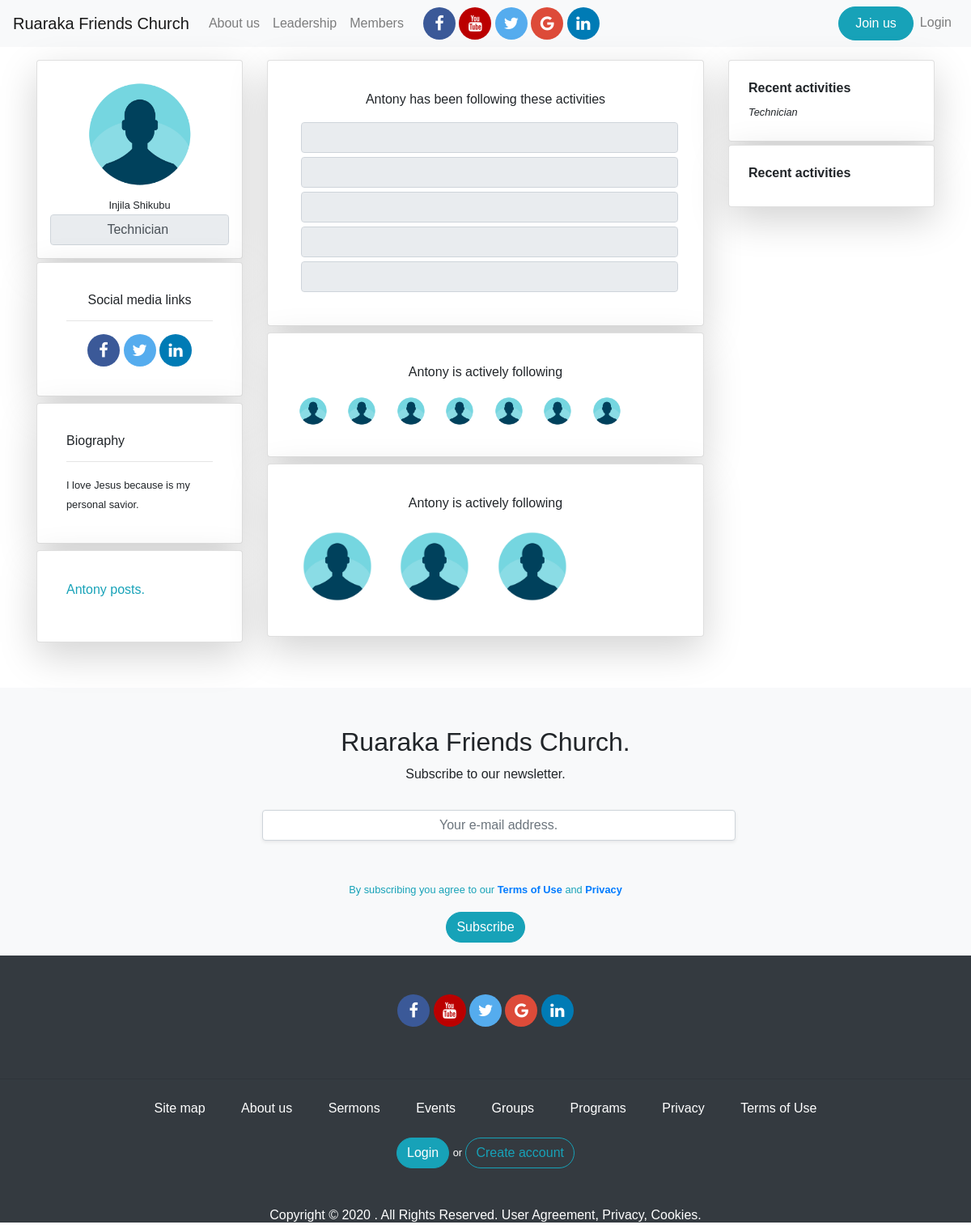
Before: /profile/Antony with the older database file.
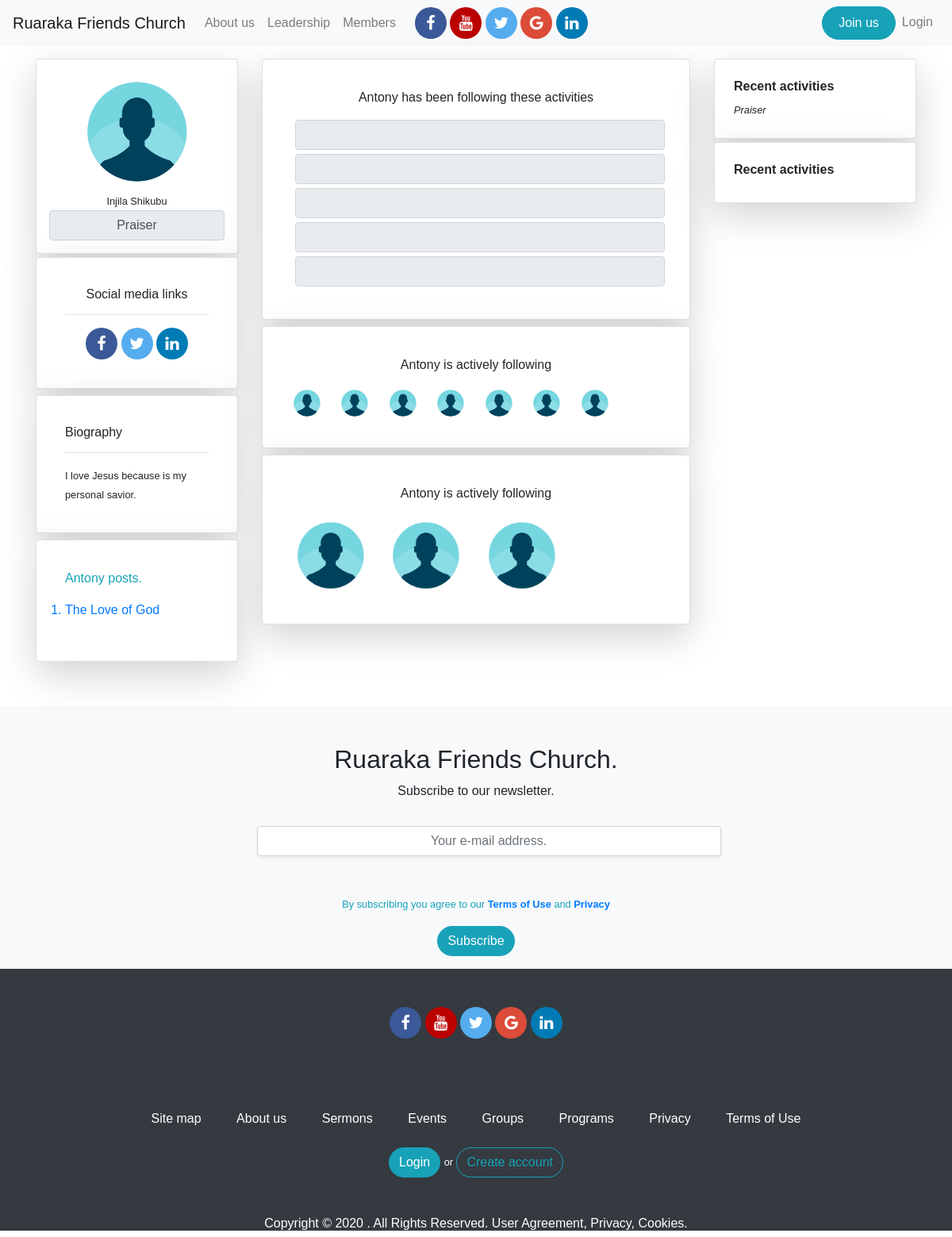
After: the same page with the newer database file.
### app/models.py (models this page shows, shortened)
class User(UserMixin,db.Model):
	id = db.Column(db.Integer, primary_key=True)
	username = db.Column(db.String(124), index=True,unique=True)
	firstname = db.Column(db.String(124), index=True)
	lastname = db.Column(db.String(124), index=True)
	email = db.Column(db.String(124), index=True, unique=True)
	password_hash = db.Column(db.String(124), index=True, unique=True)
	about_me = db.Column(db.String(150))
	avatar = db.Column(db.String(150))
	role = db.Column(db.String(124), index=True)
	posts = db.relationship('Post', backref='author', lazy='dynamic')

class Post(db.Model):
	id = db.Column(db.Integer, primary_key=True)
	title = db.Column(db.String(124), index=True)
	body = db.Column(db.String(500), index=True)
	avatar = db.Column(db.String(200))
	timestamp = db.Column(db.DateTime, index=True, default = datetime.utcnow)
	user_id = db.Column(db.Integer, db.ForeignKey('user.id'))

### app/routes.py (the view)
@app.route('/profile/<username>', methods=['GET', 'POST'])
def profile(username):
	user = User.query.filter_by(username=username).first()
	posts = None
	owner = False
	try:
		posts = Post.query.filter_by(user_id=user.id)
		if current_user.id == user.id:
			owner = True
	except:
		pass
	title = "{} | Profile ".format(user.username)
	return render_template('profile.html',title=title, user=user,  posts=posts)

### app/templates/profile.html
{% extends 'base.html' %}
{% block content  %}
<section id="profile_section">
	<div class="container mt-3 mb-5">
		<div class="row">
			<div class="col-xs-12 col-sm-12 col-md-3 col-lg-3 col-xl-3">
				<div class="card shadow-lg p-3 mb-1 bg-white rounded text-center">
					<img src="{{url_for('static', filename='imgs/profile_pic.png')}}" class="img-rounded mx-auto" style="height: 150px; width:150px">
					<div class="card-body p-0">
						<small>{{user.firstname}} {{user.lastname}}</small>
						<input type="tex" disabled value="{{user.role}}" class="form-control" style="text-align: center">
					</div>
				</div>
				<div class="card shadow-lg p-3 mb-2 bg-white rounded">
					<div class="card-body">
						<h6 class="text-center">Social media links</h6>
						<hr>
						<div id="social_media_links" class="text-center">
					        <a href="#" class="fa fa-facebook"></a>
					        <a href="#" class="fa fa-twitter"></a>
					        <a href="#" class="fa fa-linkedin"></a>
				      </div>
					</div>
				</div>
				<div class="card shadow-lg p-3 mb-2 bg-white rounded">
					<div class="card-body">
						<h6>Biography</h6>
						<hr>
						<small class="">
							{{user.about_me}}
						 </small>
					</div>
				</div>
				<div class="card shadow-lg p-3 mb-2 bg-white rounded">
					<div class="card-body">
						{% if (owner and posts) %}
							<p class="text">Your posts</p>
						{% else %}
							{% if posts %}
								<ol class="p-0">
									<p class="text-info">{{user.username }} posts.</p>
									{% for post in posts %}
									<a href=""><li>{{post.title}}</li></a>
									{% endfor %}
								</ol>
							{% else %}
								<p class="text-success">No post available</p>
							{% endif %}
						{% endif %}
					</div>
				</div>
			</div>
			<div class="col-xs-12 col-sm-12 col-md-6 col-lg-6 col-xl-6">
				<div class="card shadow-lg p-3 mb-2 bg-white rounded">
					<div class="card-body">
						<p class="text-center"> {{user.username}} has been following these activities </p>
						<input type="text" name="" disabled="" value="" class="form-control disabled_input">
						<input type="text" name="" disabled="" value="" class="form-control disabled_input">
						<input type="text" name="" disabled="" value="" class="form-control disabled_input">
						<input type="text" name="" disabled="" value="" class="form-control disabled_input">
						<input type="text" name="" disabled="" value="" class="form-control disabled_input">
					</div>
				</div>
				<div class="card shadow-lg p-3 mb-2 bg-white rounded">
					<div class="card-body">
						<p class="text-center">{{user.username}} is actively following</p>
						 <img src="{{url_for('static', filename='imgs/profile_pic.png')}}" class="img-rounded mr-3" style="height: 40px; width:40px">
						 <img src="{{url_for('static', filename='imgs/profile_pic.png')}}" class="img-rounded mr-3" style="height: 40px; width:40px">
						 <img src="{{url_for('static', filename='imgs/profile_pic.png')}}" class="img-rounded mr-3" style="height: 40px; width:40px">
						 <img src="{{url_for('static', filename='imgs/profile_pic.png')}}" class="img-rounded mr-3" style="height: 40px; width:40px">
						 <img src="{{url_for('static', filename='imgs/profile_pic.png')}}" class="img-rounded mr-3" style="height: 40px; width:40px">
						 <img src="{{url_for('static', filename='imgs/profile_pic.png')}}" class="img-rounded mr-3" style="height: 40px; width:40px">
						 <img src="{{url_for('static', filename='imgs/profile_pic.png')}}" class="img-rounded mr-3" style="height: 40px; width:40px">
					</div>
				</div>
				<div class="card shadow-lg p-3 mb-2 bg-white rounded">
					<div class="card-body">
						<p class="text-center">{{user.username}} is actively following</p>
				 		<img src="{{url_for('static', filename='imgs/profile_pic.png')}}" class="img-rounded mr-3" style="height: 100px; width:100px">
				 		<img src="{{url_for('static', filename='imgs/profile_pic.png')}}" class="img-rounded mr-3" style="height: 100px; width:100px">
				 		<img src="{{url_for('static', filename='imgs/profile_pic.png')}}" class="img-rounded mr-3" style="height: 100px; width:100px">
					</div>
				</div>
			</div>
			<div class="col-xs-12 col-sm-12 col-md-3 col-lg-3 col-xl-3">
				<div class="card shadow-lg p-1 mb-1 bg-white rounded">
					<div class="card-body">
						<h6><strong>Recent activities</strong></h6>
						<small><em>{{user.role}}</em></small>
					</div>
				</div>
				<div class="card shadow-lg p-1 mb-1 bg-white rounded">
					<div class="card-body">
						<h6><strong>Recent activities</strong></h6>
					</div>
				</div>
			</div>
		</div>
	</div>
</section>
{% endblock content  %}

### app/templates/base.html (shortened to what this page needs)
<!doctype html>
<html lang="en">
  <head>
    <link rel="stylesheet" href="https://stackpath.bootstrapcdn.com/bootstrap/4.5.0/css/bootstrap.min.css">
    <link rel="stylesheet" href="https://cdnjs.cloudflare.com/ajax/libs/font-awesome/4.7.0/css/font-awesome.min.css">
    <link rel="stylesheet" type="text/css" href="{{url_for('static', filename='css/main.css')}}">
  </head>
  <body>
    {% include '_navbar.html' %}
    {% block body %}
        {% block content %}
        {% endblock content %}
        {% include '_footer.html' %}
    {% endblock body %}
  </body>
</html>

### app/templates/_navbar.html (shortened to what this page needs)
<nav class="navbar navbar-expand-lg navbar-light bg-light">
  <a class="navbar-brand" href="{{url_for('index')}}">Ruaraka Friends Church</a>
  <div class="collapse navbar-collapse" id="navbarNav">
    <ul class="navbar-nav ">
      <li class="nav-item">
        <a class="nav-link" href="#section-about-us">About us</a>
      </li>
      <li class="nav-item">
        <a class="nav-link" href="/#section-leaders">Leadership</a>
      </li>
      <li class="nav-item">
        <a class="nav-link" href="{{url_for('members')}}">Members</a>
      </li>
       <div id="social_media_links" class="text-center ml-3">
        <a href="#" class="fa fa-facebook"></a>
        <a href="#" class="fa fa-youtube"></a>
        <a href="#" class="fa fa-twitter"></a>
        <a href="#" class="fa fa-google"></a>
        <a href="#" class="fa fa-linkedin"></a>
      </div>
    </ul>
    <ul class="navbar-nav ml-auto">
      {% if current_user.is_anonymous %}
      <li class="nav-item">
        <a class="nav-link btn btn-info btn_custom" href="{{url_for('signup')}}" style="color:white;padding-left:20px; padding-right: 20px">Join us</a>
      </li>
      <li class="nav-item">
        <a class="nav-link" href="{{url_for('login')}}" >Login</a>
      </li>
      {% endif %}
    </ul>
  </div>
</nav>

### app/templates/_footer.html
<section>
	<div id="footer_top" class="bg-light pt-5">
		<div class="text-center">
			<h2>Ruaraka Friends Church.</h2>
			<p>Subscribe to our newsletter.</p>
			<div class="row">
				<div class="col-xs-12 col-sm-12 col-md-3 col-lg-3 col-xl-3"></div>
				<div class="col-xs-12 col-sm-12 col-md-6 col-lg-6 col-xl-6">
					<form action="{{url_for('subscribe')}}" method="post">
						<fieldset>
							<div class="form-group" id="subscribe_input">
								<input type="email" name="email" class="form-control m-3 shadow-sm p-3 mb-5 bg-white rounded" placeholder="Your e-mail address.">
								<p><small class="text-center text-info">By subscribing you agree to our <a href=""><strong>Terms of Use</strong></a> and <a href=""><strong>Privacy</strong></a></small></p>
								<button type="submit" class="btn btn-info btn_custom">Subscribe</button>
							</div>
						</fieldset>
					</form>
				</div>
				<div class="col-xs-12 col-sm-12 col-md-3 col-lg-3 col-xl-3"></div>
			</div>
		</div>
	</div>
	<div id="footer_bottom" class="bg-dark">
		<div id="social_media_links" class="p-5  text-center">
			<a href="#" class="fa fa-facebook"></a>
			<a href="#" class="fa fa-youtube"></a>
			<a href="#" class="fa fa-twitter"></a>
			<a href="#" class="fa fa-google"></a>
			<a href="#" class="fa fa-linkedin"></a>
		</div>
		<hr>
		<div class="text-center " id="site_links">
			<ul class="list-inline">
				<li class="list-inline-item">
		        <a class="nav-link text-white" href="#">Site map</a>
		      </li>
		      <li class="list-inline-item">
		        <a class="nav-link text-white" href="#">About us</a>
		      </li>
		      <li class="list-inline-item">
		        <a class="nav-link text-white" href="#">Sermons</a>
		      </li>
		      <li class="list-inline-item">
		        <a class="nav-link text-white" href="#">Events</a>
		      </li>
		       <li class="list-inline-item">
		        <a class="nav-link text-white" href="#">Groups</a>
		      </li>
		       <li class="list-inline-item">
		        <a class="nav-link text-white" href="#">Programs</a>
		      </li>
		      <li class="list-inline-item">
		        <a class="nav-link text-white" href="#">Privacy</a>
		      </li>
		      <li class="list-inline-item">
		        <a class="nav-link text-white" href="#">Terms of Use</a>
		      </li>
		    </ul>
		   <div>
		   	 {% if current_user.is_anonymous %}
		   	 	<a href="{{url_for('login')}}" class="btn btn-info btn_custom">Login</a> <small class="text-white">or</small>
		   		<a href="{{url_for('signup')}}" class="btn btn-outline-info btn_custom">Create account</a>
		   	 {% else %}
		   	 <a href="{{url_for('profile',username=current_user.username)}}" class="btn btn-info btn_custom">Account</a>
		   	 <a href="{{url_for('logout')}}" class="btn btn-info btn_custom">Logout</a>
			 {% endif %}
		   </div>
		   <div class="mt-5">
		   		<p class="text-white h6">Copyright © 2020 . All Rights Reserved. User Agreement, Privacy, Cookies.</p>
		   </div>
		</div>
	</div>
</section>

### app/static/css/main.css (style rules this page uses)
body { font-family: sans-serif; padding: 0; margin: 0 }
.btn_custom { border-radius: 30px; }
#section_auth fieldset input[type='text'], input[type='email'],input[type='password'] { background: transparent; color: #f8f9fa ; }
#subscribe_input input[type="email"]::placeholder { text-align: center; }
#subscribe_input input[type="email"] { text-align: center; }
#footer_bottom { min-height: 40vh; height: auto; }
.fa { padding: 10px; font-size: 20px; width: 30px; text-align: center; text-decoration: none; border-radius: 50%; }
.fa-facebook { background: #3B5998; color: white; width: 40px; }
.fa-twitter { background: #55ACEE; color: white; width: 40px; }
.fa-google { background: #dd4b39; color: white; width: 40px; }
.fa-linkedin { background: #007bb5; color: white; width: 40px; }
.fa-youtube { background: #bb0000; color: white; width: 40px; }
#profile_section { min-height: 70vh; }
.disabled_input { margin:5px; }

Changed rows visible on the page:
changed User "Antony": role "Technician" → "Praiser"
added Post: title "The Love of God"
